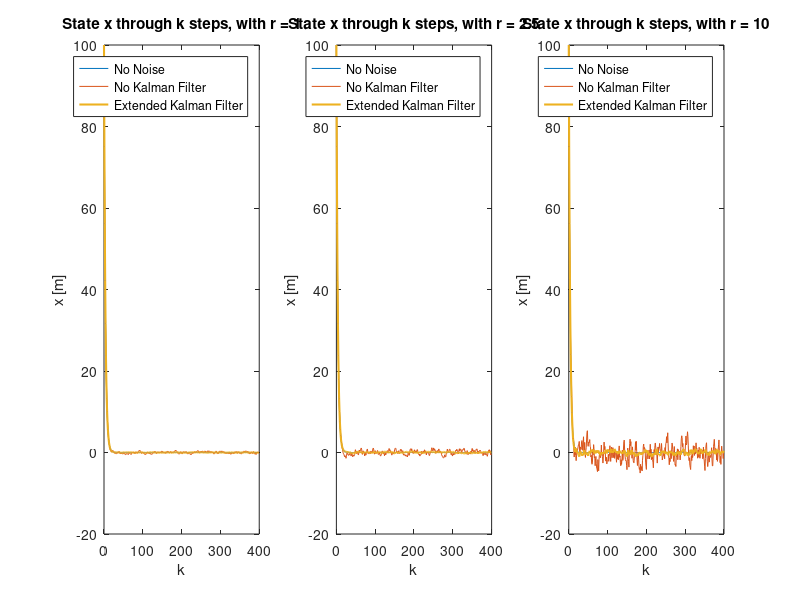

This chart was generated by the following MATLAB code:
%% Part c) d) Extended Kalman Filter with r = 1, 2.5, 10

clc
clear all

for r = [1, 2.5, 10]
    % Constants
    h = 20;
    d = 200;
    P = 500;
    phi_des = 0;
    cap = 400; % Prevent infinite loop
    
    % Covariances (Constant in this case)
    Q = r^2/3;
    R = h^2 * r^2 / (3 * d^4);

    % To record the path and graph
    X_EKF = []; % With EKF
    X_noKF = []; % Without EKF
    X = []; % Without noise
    K = [];

    % Initial conditions for state model
    x_curr = 100;
    x_noKF = 100;
    x = 100;
    phi_curr = atan(h/(d-x_curr));

    % Initial conditions for measurement model
    P_curr = 0;

    % Counter for preventing infinite loop
    i = 0;
    k = 0;

    % State model update
    while i < cap
        % Append the values each phi_k, x_curr, and k into the group for graphing
        X_EKF = [X_EKF, x_curr];
        X_noKF = [X_noKF, x_noKF];
        X = [X, x];
        K = [K, k];

        % State estimation
        phi_input = x_curr * h / d^2;
        u_k = -P*(phi_input - phi_des); % Control input
        x_est = x_curr + u_k;
        
        % Covariance estimation
        D = h^2 / ((d - x_est)^2 + h^2);
        P_est = P_curr + Q;
        S = D * P_est * D + R; 
        if S == 0
            W = 0;
        else
            W = P_est * D / S; 
        end

        % State update
        phi_est = D * x_est;
        phi_noise = 2 * r * h * rand(1) / d^2 - r * h / d^2; % Measurement error from uniform distribution
        x_curr = x_est + W * (phi_noise);
        phi_curr = phi_est;

        % Covariance update
        P_curr = P_est - W * S * W;
        
        % No Kalman Filter version
        x_noise = 2 * r * rand(1) - r;
        u_k_noKF = -P * ((x_noKF+x_noise) * h / d^2 - phi_des);
        x_noKF = x_noKF + u_k_noKF;
        
        % No Noise version
        u = -P*(x * h / d^2 - phi_des); % Control input
        x = x + u;

        i = i + 1;
        k = k + 1;
    end
    
    
    if r == 1
        subplot(1, 3, 1)
        plot(K, X, K, X_noKF, K, X_EKF, 'linewidth', 1.5);
        xlabel('k');
        ylabel('x [m]');
        title('State x through k steps, with r = 1');
        legend('No Noise', 'No Kalman Filter', 'Extended Kalman Filter');
        x1 = std(X- X_EKF);
        disp(x1)
    end
    if r == 2.5
        subplot(1, 3, 2)
        plot(K, X, K, X_noKF, K, X_EKF, 'linewidth', 1.5);
        xlabel('k');
        ylabel('x [m]');
        title('State x through k steps, with r = 2.5');
        legend('No Noise', 'No Kalman Filter', 'Extended Kalman Filter');
        x2 = std(X- X_EKF);
        disp(x2)
    end
    if r == 10
        subplot(1, 3, 3)
        plot(K, X, K, X_noKF, K, X_EKF, 'linewidth', 1.5);
        xlabel('k');
        ylabel('x [m]');
        title('State x through k steps, with r = 10');
        legend('No Noise', 'No Kalman Filter', 'Extended Kalman Filter');
        x3 = std(X- X_EKF);
        disp(x3)
    end
end
